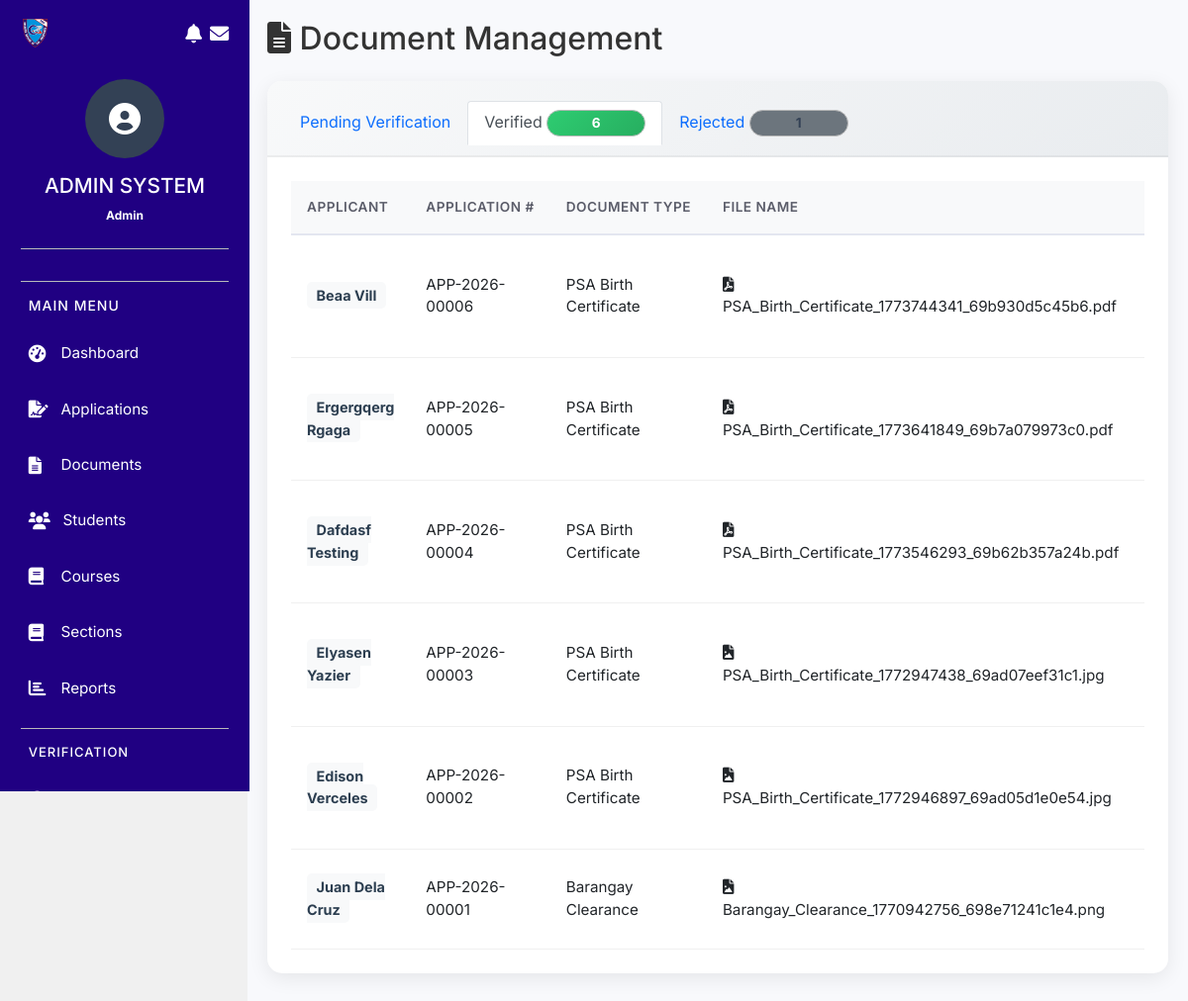
Page /admin/documents.php?tab=verified on the committed database.
### tables this page shows
CREATE TABLE `enr_documents` (
  `id` int(11) NOT NULL,
  `applicant_id` int(11) NOT NULL,
  `document_type` varchar(50) NOT NULL,
  `file_name` varchar(255) NOT NULL,
  `file_path` varchar(500) NOT NULL,
  `file_size` int(11) DEFAULT NULL,
  `mime_type` varchar(100) DEFAULT NULL,
  `status` enum('pending','verified','rejected') DEFAULT 'pending',
  `verified_by` int(11) DEFAULT NULL,
  `verified_at` timestamp NULL DEFAULT NULL,
  `remarks` text DEFAULT NULL,
  `uploaded_at` timestamp NOT NULL DEFAULT current_timestamp()
);

CREATE TABLE `enr_applicants` (
  `id` int(11) NOT NULL,
  `user_id` int(11) NOT NULL,
  `application_number` varchar(20) NOT NULL,
  `surname` varchar(50) NOT NULL,
  `first_name` varchar(50) NOT NULL,
  `middle_name` varchar(50) DEFAULT NULL,
  `suffix` varchar(10) DEFAULT NULL,
  `sex` enum('Male','Female','Other') NOT NULL,
  `address_barangay` varchar(100) NOT NULL,
  `address_city` varchar(100) NOT NULL,
  `address_province` varchar(100) NOT NULL,
  `address_complete` text DEFAULT NULL,
  `school_last_attended` varchar(150) NOT NULL,
  `year_graduated` year(4) NOT NULL,
  `email` varchar(100) NOT NULL,
  `date_of_birth` date NOT NULL,
  `place_of_birth` varchar(150) NOT NULL,
  `age` int(11) DEFAULT NULL,
  `civil_status` enum('Single','Married','Divorced','Widowed') NOT NULL,
  `contact_number` varchar(20) NOT NULL,
  `parent_full_name` varchar(150) NOT NULL,
  `parent_contact` varchar(20) DEFAULT NULL,
  `parent_address` text DEFAULT NULL,
  `status` enum('pending','verified','converted','rejected') DEFAULT 'pending',
  `submitted_at` timestamp NOT NULL DEFAULT current_timestamp(),
  `updated_at` timestamp NOT NULL DEFAULT current_timestamp() ON UPDATE current_timestamp()
);

### models/Document.php (called while the page is built, shortened)
<?php
require_once __DIR__ . '/../config/database.php';
require_once __DIR__ . '/../config/paths.php';
class Document {
    private $conn;
    private $table = 'enr_documents';
    public function __construct() {
        $database = new Database();
        $this->conn = $database->getConnection();
    }
    private function getDocumentUrl($doc) {
        return getDocumentUrl($doc['file_path'] ?? '');
    }
    private function getDocumentPath($doc) {
        return getDocumentPath($doc['file_path'] ?? '');
    }
public function getAllVerified() {
    $query = "SELECT d.*, a.first_name, a.surname, a.application_number, a.id as applicant_id
              FROM " . $this->table . " d
              JOIN enr_applicants a ON d.applicant_id = a.id
              WHERE d.status = 'verified'
              ORDER BY d.verified_at DESC";
    $stmt = $this->conn->prepare($query);
    $stmt->execute();
    $documents = $stmt->fetchAll(PDO::FETCH_ASSOC);
    foreach ($documents as &$doc) {
        $doc['full_url'] = $this->getDocumentUrl($doc);
    }
    return $documents;
}
public function getAllRejected() {
    $query = "SELECT d.*, a.first_name, a.surname, a.application_number, a.id as applicant_id
              FROM " . $this->table . " d
              JOIN enr_applicants a ON d.applicant_id = a.id
              WHERE d.status = 'rejected'
              ORDER BY d.verified_at DESC";
    $stmt = $this->conn->prepare($query);
    $stmt->execute();
    $documents = $stmt->fetchAll(PDO::FETCH_ASSOC);
    foreach ($documents as &$doc) {
        $doc['full_url'] = $this->getDocumentUrl($doc);
    }
    return $documents;
}
}
?>

### config/database.php (called while the page is built, shortened)
<?php
class Database {
    private $host = "localhost";
    private $db_name = "sms";
    private $username = "root";
    private $password = "";
    public function getConnection() {
        $this->conn = null;
        try {
            $this->conn = new PDO("mysql:host=" . $this->host . ";dbname=" . $this->db_name,
                                  $this->username,
                                  $this->password);
            $this->conn->setAttribute(PDO::ATTR_ERRMODE, PDO::ERRMODE_EXCEPTION);
            $this->conn->exec("SET NAMES utf8");
        } catch(PDOException $exception) {
            echo "Connection error: " . $exception->getMessage();
        }
        return $this->conn;
    }
}
?>

### config/paths.php (called while the page is built, shortened)
<?php
function getDocumentUrl($file_path) {
    $filename = basename($file_path);
    preg_match('/(\d+)\//', $file_path, $matches);
    $applicant_id = $matches[1] ?? '';
    if ($applicant_id) {
        return UPLOAD_BASE_URL . $applicant_id . '/' . $filename;
    }
    return UPLOAD_BASE_URL . $filename;
}
function getDocumentPath($file_path) {
    $filename = basename($file_path);
    preg_match('/(\d+)\//', $file_path, $matches);
    $applicant_id = $matches[1] ?? '';
    if ($applicant_id) {
        return UPLOAD_BASE_PATH . $applicant_id . '/' . $filename;
    }
    return UPLOAD_BASE_PATH . $filename;
}
?>

### admin/documents.php (the view, shortened to what this page needs)
<?php
require_once '../config/database.php';
require_once '../models/Document.php';
$document = new Document();
$verified_documents = $document->getAllVerified();
$rejected_documents = $document->getAllRejected();
?>
<!DOCTYPE html>
<html lang="en">
<head>
    <link href="https://cdn.jsdelivr.net/npm/bootstrap@5.1.3/dist/css/bootstrap.min.css" rel="stylesheet">
    <link rel="stylesheet" href="https://cdnjs.cloudflare.com/ajax/libs/font-awesome/6.0.0/css/all.min.css">
    <link rel="stylesheet" href="../css/styles.css">
</head>
<body>
    <?php include_once '../includes/sidebar_admin.php'; ?>
    <div class="content">
        <h2 class="mb-4"><i class="fas fa-file-alt"></i> Document Management</h2>
        <div class="row">
            <div class="col-md-12">
                <div class="card">
                    <div class="card-header">
                        <ul class="nav nav-tabs card-header-tabs" id="documentTabs">
                            <li class="nav-item">
                                <a class="nav-link <?php echo !isset($_GET['tab']) || $_GET['tab'] == 'pending' ? 'active' : ''; ?>"
                                   href="?tab=pending">
                                    Pending Verification
                                </a>
                            </li>
                            <li class="nav-item">
                                <a class="nav-link <?php echo isset($_GET['tab']) && $_GET['tab'] == 'verified' ? 'active' : ''; ?>"
                                   href="?tab=verified">
                                    Verified
                                    <?php if(count($verified_documents) > 0): ?>
                                    <span class="badge bg-success"><?php echo count($verified_documents); ?></span>
                                    <?php endif; ?>
                                </a>
                            </li>
                            <li class="nav-item">
                                <a class="nav-link <?php echo isset($_GET['tab']) && $_GET['tab'] == 'rejected' ? 'active' : ''; ?>"
                                   href="?tab=rejected">
                                    Rejected
                                    <?php if(count($rejected_documents) > 0): ?>
                                    <span class="badge bg-secondary"><?php echo count($rejected_documents); ?></span>
                                    <?php endif; ?>
                                </a>
                            </li>
                        </ul>
                    </div>
                    <div class="card-body">
                        <?php
                        $current_tab = isset($_GET['tab']) ? $_GET['tab'] : 'pending';
                        ?>
                        <?php if($current_tab == 'verified'): ?>
                        <div class="tab-pane fade show active">
                            <div class="table-responsive">
                                <table class="table table-hover">
                                    <thead>
                                        <tr>
                                            <th>Applicant</th>
                                            <th>Application #</th>
                                            <th>Document Type</th>
                                            <th>File Name</th>
                                            <th>Uploaded</th>
                                        </tr>
                                    </thead>
                                    <tbody>
                                        <?php if(empty($verified_documents)): ?>
                                        <tr>
                                            <td colspan="7" class="text-center text-muted py-4">
                                                <i class="fas fa-folder-open fa-2x mb-2"></i><br>
                                                No verified documents yet
                                            </td>
                                        </tr>
                                        <?php else: ?>
                                            <?php foreach($verified_documents as $doc): ?>
                                            <tr>
                                                <td>
                                                    <strong><?php echo htmlspecialchars($doc['first_name'] . ' ' . $doc['surname']); ?></strong>
                                                </td>
                                                <td><?php echo htmlspecialchars($doc['application_number']); ?></td>
                                                <td><?php echo htmlspecialchars($doc['document_type']); ?></td>
                                                <td>
                                                    <i class="fas fa-file-<?php echo strpos($doc['mime_type'], 'pdf') !== false ? 'pdf' : 'image'; ?>"></i>
                                                    <?php echo htmlspecialchars($doc['file_name']); ?>
                                                </td>
                                                <td><?php echo date('M d, Y h:i A', strtotime($doc['uploaded_at'])); ?></td>
                                            </tr>
                                            <?php endforeach; ?>
                                        <?php endif; ?>
                                    </tbody>
                                </table>
                            </div>
                        </div>
                        <?php endif; ?>
                    </div>
                </div>
            </div>
        </div>
    </div>
</body>
</html>

### css/pages/admindashboard.css (style rules this page uses)
.content { margin-left: 250px; padding: 20px; background-color: #f8f9fc; min-height: 100vh; transition: margin-left 0.3s ease; }
.card { border: none; border-radius: 15px; box-shadow: 0 5px 20px rgba(0, 0, 0, 0.08); transition: box-shadow 0.3s ease; }
.card-header { background: #f8f9fc; border-bottom: 1px solid #e3e6f0; border-radius: 15px 15px 0 0 !important; padding: 1.2rem 1.5rem; }
.table thead th { background-color: #f8f9fc; font-weight: 600; font-size: 0.8rem; text-transform: uppercase; letter-spacing: 0.5px; color: #5a5c69; border-bottom: 2px solid #e3e6f0; }

### css/pages/admin-reports.css (style rules this page uses)
.bg-success { background: linear-gradient(135deg, #2ecc71 0%, #27ae60 100%); }
.card { border: none; border-radius: 15px; box-shadow: 0 5px 20px rgba(0, 0, 0, 0.08); transition: box-shadow 0.3s ease; margin-bottom: 1.5rem; }
.card-header { background: linear-gradient(135deg, #f8f9fa 0%, #e9ecef 100%); border-bottom: 2px solid rgba(0, 0, 0, 0.05); padding: 1.2rem 1.5rem; border-radius: 15px 15px 0 0 !important; }
.card-body { padding: 1.5rem; }
.table { margin-bottom: 0; }
.table thead th { background: linear-gradient(135deg, #f8f9fa 0%, #e9ecef 100%); border-top: none; font-weight: 600; font-size: 0.85rem; text-transform: uppercase; letter-spacing: 0.5px; color: #2c3e50; padding: 1rem; white-space: nowrap; }
.table tbody td { padding: 1rem; vertical-align: middle; border-bottom: 1px solid #f0f0f0; font-size: 0.95rem; }
.table tbody tr { transition: all 0.2s ease; }
.badge { padding: 0.5rem 1rem; border-radius: 30px; font-size: 0.8rem; font-weight: 500; min-width: 100px; }
.badge.bg-success { background: linear-gradient(135deg, #2ecc71, #27ae60); color: white; }

### css/pages/admin-applications.css (style rules this page uses)
.table { margin-bottom: 0; }
.table thead th { background: #f8f9fa; border-top: none; font-weight: 600; font-size: 0.85rem; text-transform: uppercase; letter-spacing: 0.5px; color: #5a5c69; padding: 1rem; position: relative; }
.table tbody td { padding: 1rem; vertical-align: middle; border-bottom: 1px solid #f0f0f0; font-size: 0.95rem; }
.table tbody tr { transition: background-color 0.2s ease; }
.badge { padding: 0.6rem 1rem; font-size: 0.8rem; font-weight: 500; border-radius: 30px; min-width: 100px; }
.badge.bg-success { background: linear-gradient(135deg, #2ecc71, #27ae60); color: white; }
td strong { color: #2c3e50; font-size: 0.9rem; background: #f8f9fa; padding: 0.3rem 0.6rem; border-radius: 5px; }

### css/pages/admin-convert.css (style rules this page uses)
.bg-success { background-color: #2ecc71 !important; }

### css/pages/approval-decision-support.css (style rules this page uses)
.badge { display: inline-block; padding: 6px 8px; border-radius: 999px; font-weight: 700; font-size: 0.85rem; background: transparent; border: 1px solid var(--color4); color: var(--color2); }

### css/pages/concerns-issue-tracking.css (style rules this page uses)
body { margin: 0; padding: 0; }
.badge { display: inline-block; padding: 6px 8px; border-radius: 999px; font-weight: 700; font-size: 0.85rem; border: 1px solid var(--color4); color: var(--color2); }

### css/pages/report-submission-management.css (style rules this page uses)
.badge { display: inline-block; padding: 6px 8px; border-radius: 999px; font-weight: 700; font-size: 0.85rem; border: 1px solid var(--color4); color: var(--color2); }

### css/base/variables.css (style rules this page uses)
:root { --color1: rgba(32, 0, 130, 1); --color2: rgba(51, 65, 85, 1); --color3: rgba(255, 255, 255, 1); --color4: rgba(186, 186, 186, 1); --color5: rgba(95, 95, 95, 1); --color6: rgba(51, 65, 85, 1); --color7: rgb(81, 70, 183); --color8: rgb(0, 0, 0); --color9: rgba(240, 240, 240, 1); --sidebar-width: 252px; --header-height: 60px; }

### css/base/global.css (style rules this page uses)
body { background: var(--color9); }

### admin/documents.php (style rules this page uses)
.content { margin-left: 250px; padding: 20px; }
.table td { vertical-align: middle; }

### rows in the picture
enr_documents: applicant.surname "Beaa Vill", applicant.application_number "APP-2026-00006", document_type "PSA Birth Certificate", file_name "PSA_Birth_Certificate_1773744341_69b930d5c45b6.pdf"
enr_documents: applicant.surname "Ergergqerg Rgaga", applicant.application_number "APP-2026-00005", document_type "PSA Birth Certificate", file_name "PSA_Birth_Certificate_1773641849_69b7a079973c0.pdf"
enr_documents: applicant.surname "Dafdasf Testing", applicant.application_number "APP-2026-00004", document_type "PSA Birth Certificate", file_name "PSA_Birth_Certificate_1773546293_69b62b357a24b.pdf"
enr_documents: applicant.surname "Elyasen Yazier", applicant.application_number "APP-2026-00003", document_type "PSA Birth Certificate", file_name "PSA_Birth_Certificate_1772947438_69ad07eef31c1.jpg"
enr_documents: applicant.surname "Edison Verceles", applicant.application_number "APP-2026-00002", document_type "PSA Birth Certificate", file_name "PSA_Birth_Certificate_1772946897_69ad05d1e0e54.jpg"
enr_documents: applicant.surname "Juan Dela Cruz", applicant.application_number "APP-2026-00001", document_type "Barangay Clearance", file_name "Barangay_Clearance_1770942756_698e71241c1e4.png"

### other values in the picture
$admin_name "Admin"
count($verified_documents) "6"
count($rejected_documents) "1"
